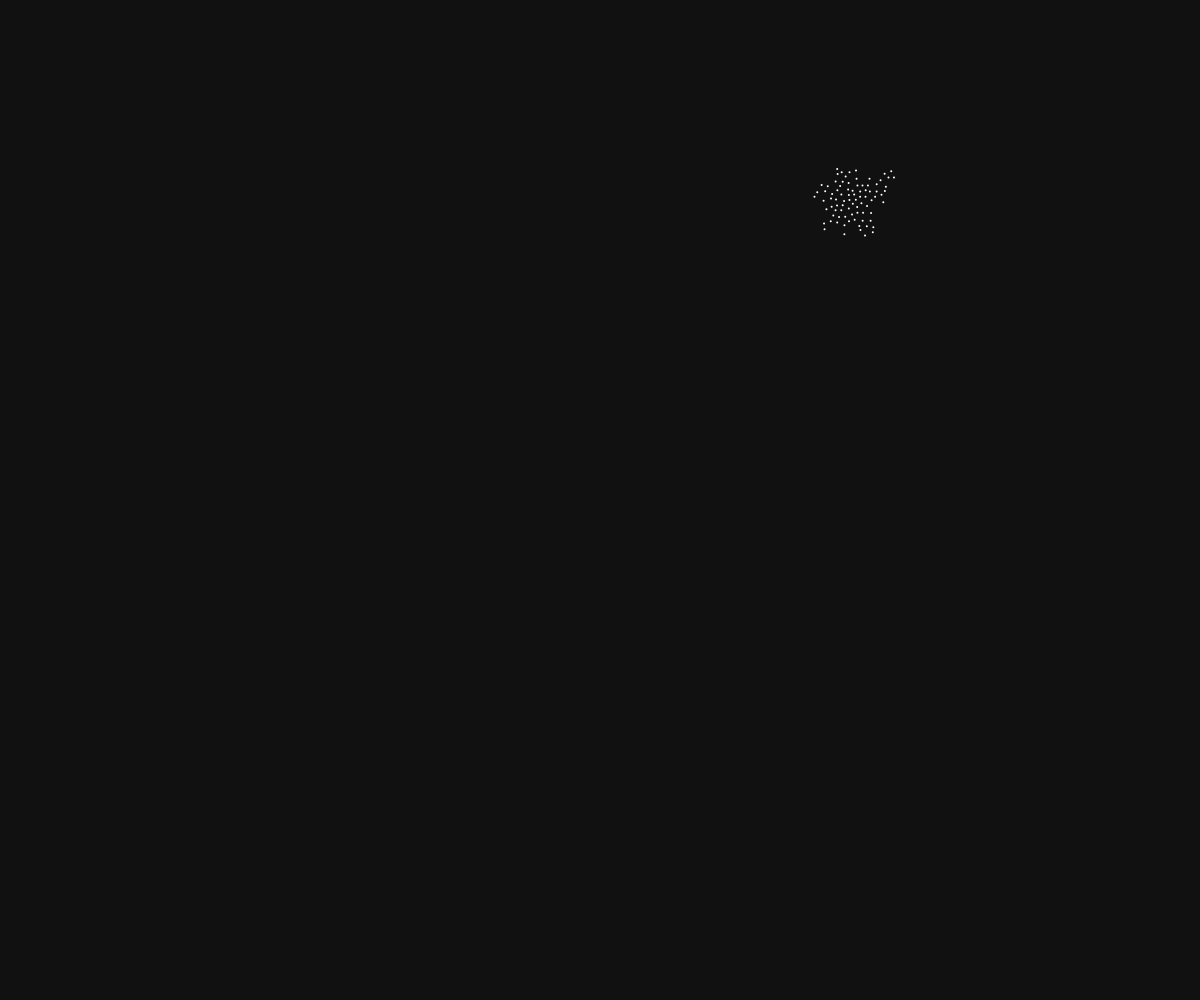
Frame 1 (no input)
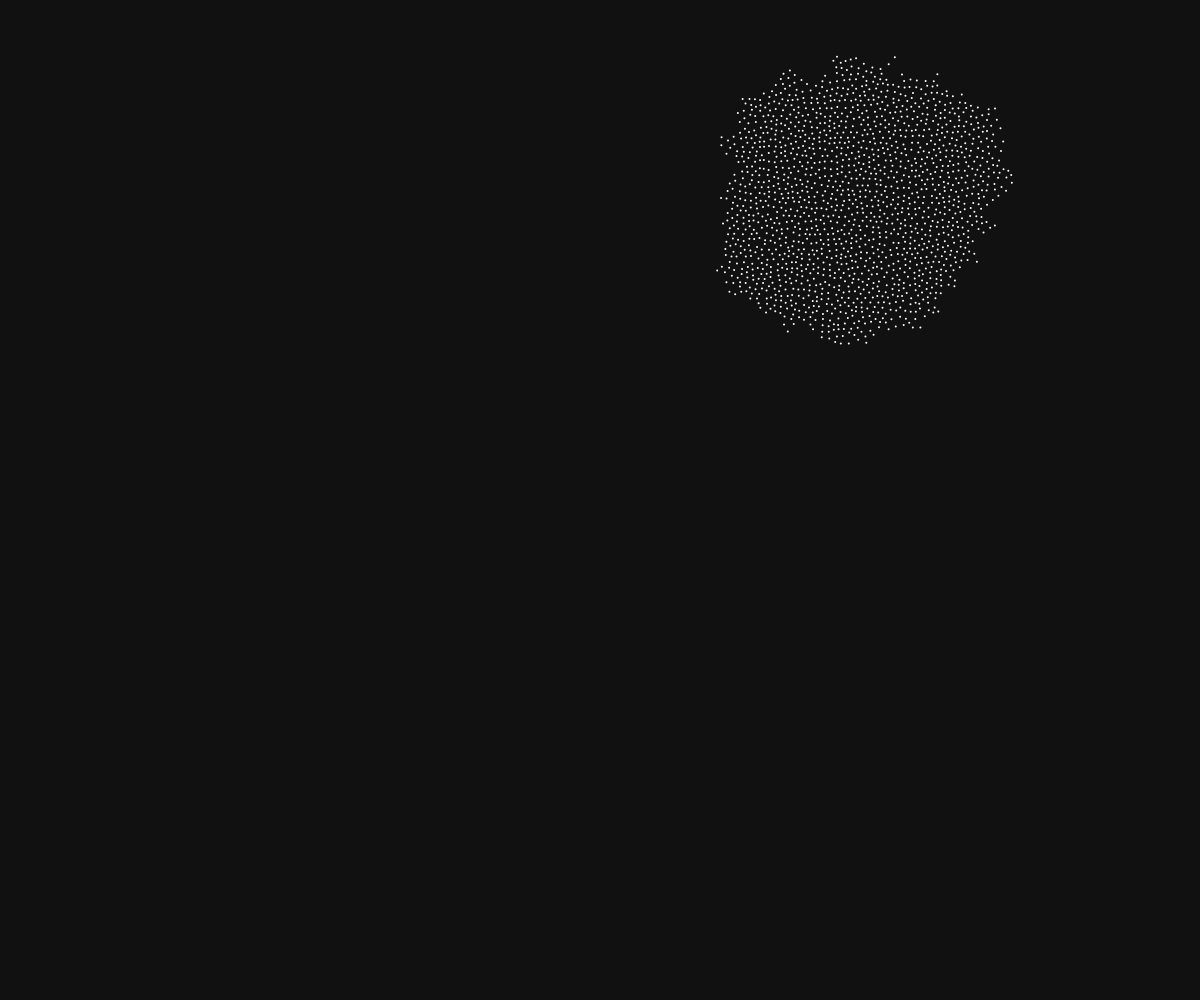
Frame 60 (no input)
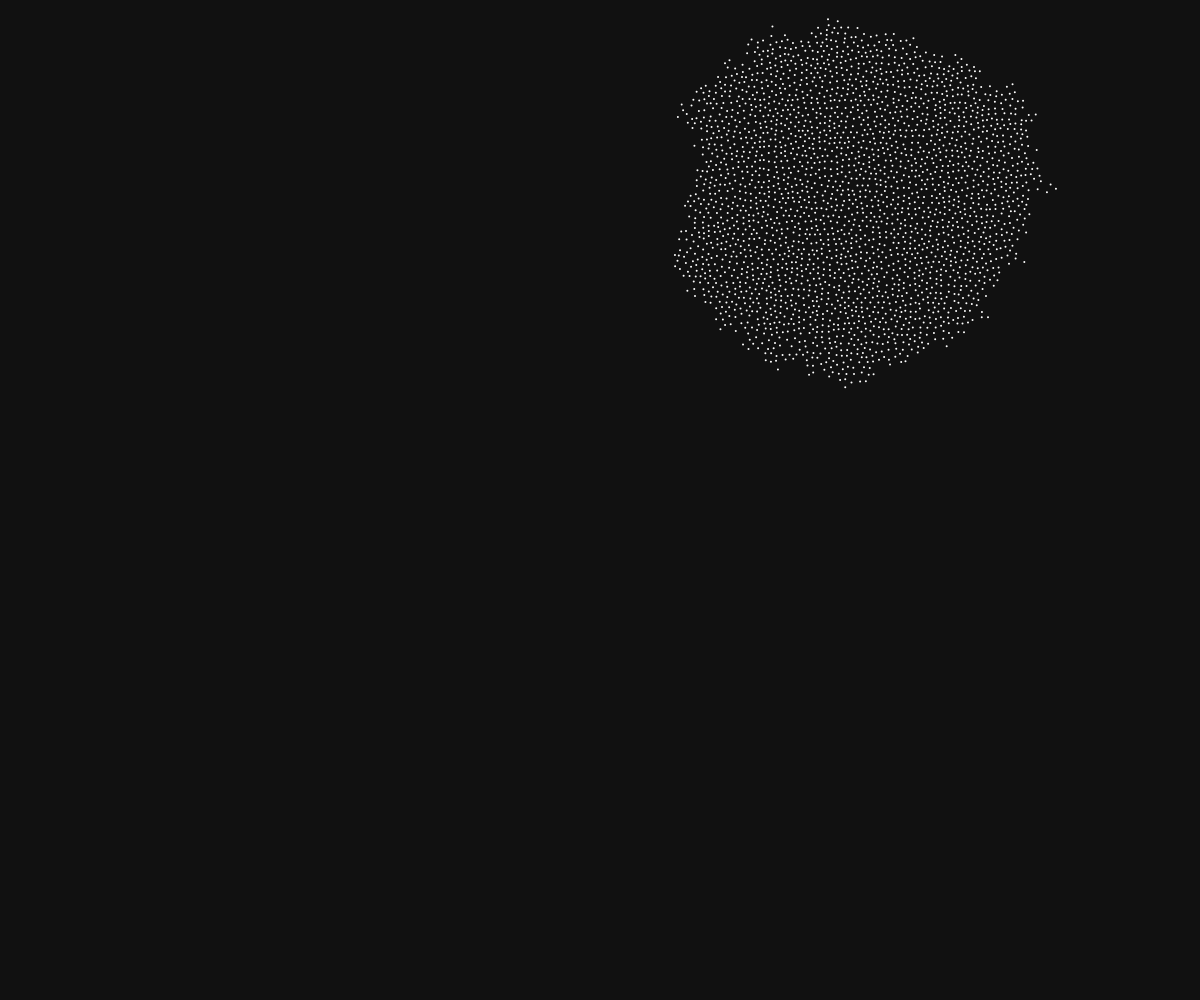
Frame 120 (the mouse pressed at the canvas centre since frame 60)

The p5.js sketch that drew these frames (run headless with seeded random() and noise() and a simulated clock; from frame 60 on, the mouse is pressed at the canvas centre):

// p5.js sketch
// ── sketch.js
let samples = []
let active = []
let bg = []
let r = 5;
let cellSize = r / Math.sqrt(2);

let k = 30;

let columns, rows;

function setup() {
    createCanvas(windowWidth, windowHeight);

    columns = floor(width / cellSize);
    rows = floor(height / cellSize);

    for (let i = 0; i < columns; i++) {
        bg[i] = new Array(rows);
        for (let j = 0; j < rows; j++) {
            bg[i][j] = -1;
        }
    }

    let initialPoint = createVector(random(width), random(height));
    let gridPos = createVector(floor(initialPoint.x / cellSize), floor(initialPoint.y / cellSize));
    bg[gridPos.x][gridPos.y] = initialPoint;
    active.push(initialPoint);
    samples.push(initialPoint);
}

function draw() {
    background(17);

    stroke(255);
    strokeWeight(10);

    for (let dens = 0; dens < 128; dens++) {
        if (active.length > 0) {
            let foundValid = false;

            let randomIndex = floor(random(active.length));
            let fromPoint = active[randomIndex];

            for (let attempts = 0; attempts < k; attempts++) {

                // Calculate new point
                let angle = random(TWO_PI);
                let radius = random(r, 2 * r);
                let x = fromPoint.x + radius * cos(angle);
                let y = fromPoint.y + radius * sin(angle);

                let newPoint = createVector(x, y);
                let newGridPos = createVector(floor(newPoint.x / cellSize), floor(newPoint.y / cellSize));
                if (inbounds(newGridPos)) {
                    let validPoint = true;

                    // Check Surrounding
                    for (let i = -1; i <= 1; i++) {
                        for (let j = -1; j <= 1; j++) {
                            let gridPos = createVector(newGridPos.x + i, newGridPos.y + j);
                            if (inbounds(gridPos)) {
                                let pointAt = bg[gridPos.x][gridPos.y];
                                if (pointAt !== -1) {
                                    let d = dist(pointAt.x, pointAt.y, newPoint.x, newPoint.y);
                                    if (d < r) {
                                        validPoint = false;
                                        break;
                                    }
                                }
                            }
                        }
                    }

                    if (validPoint) {
                        samples.push(newPoint);

                        bg[newGridPos.x][newGridPos.y] = newPoint;
                        active.push(newPoint);
                        foundValid = true;

                        break;
                    }
                }
            }

            if (!foundValid) {
                active.slice(randomIndex, 1);
            }
        }
    }

    // Draw
    fill(255);
    stroke(255);
    strokeWeight(2);

    bg.forEach(i => {
        i.forEach(j => {
            if (j !== -1) {
                // let p = samples[j];
                let p = j;
                point(p.x, p.y);
            }
        });
    });
}

function inbounds(gridPos) {
    return gridPos.x > 0 && gridPos.x < columns && gridPos.y > 0 && gridPos.y < rows;
}
